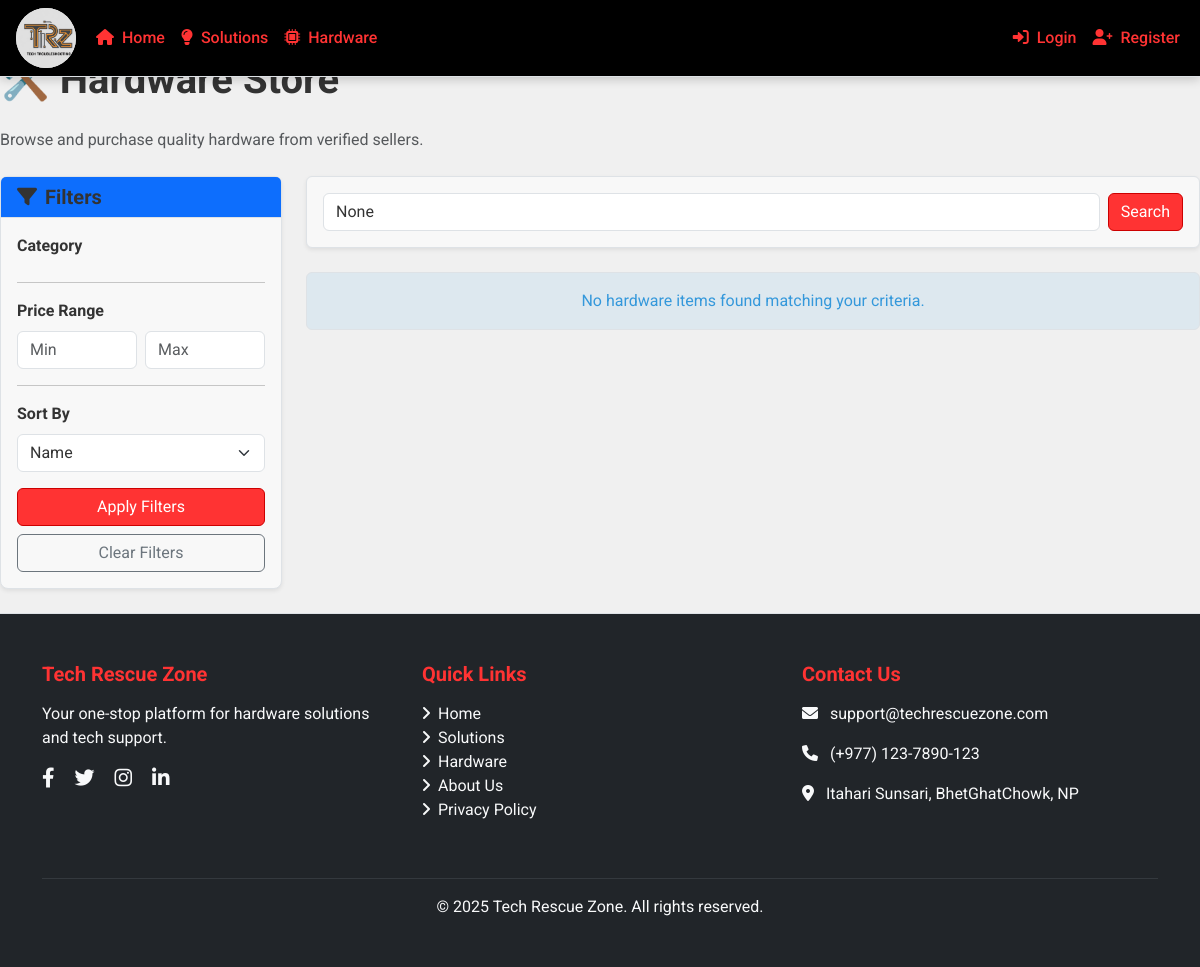
Before: /hardware/ with the older database file.
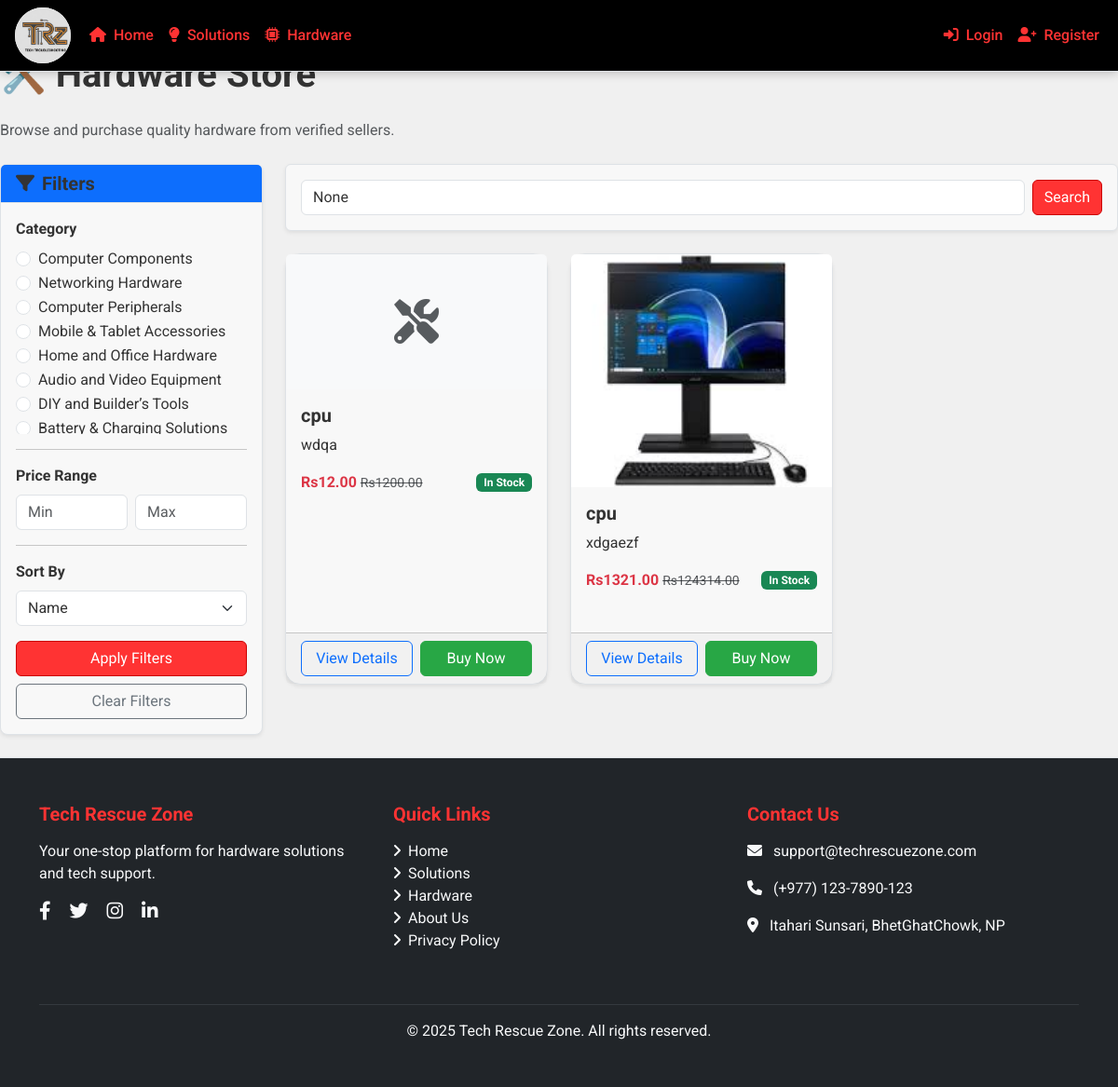
After: the same page with the newer database file.
### TechRescueZoneApp/models.py (models this page shows, shortened)
class Category(models.Model):
    name = models.CharField(max_length=100)
    description = models.TextField(blank=True, null=True)
    class Meta:
        verbose_name_plural = 'Categories'

class Hardware(models.Model):
    name = models.CharField(max_length=200)
    description = models.TextField()
    price = models.DecimalField(max_digits=10, decimal_places=2)
    discount_price = models.DecimalField(max_digits=10, decimal_places=2, blank=True, null=True)
    category = models.ForeignKey(Category, on_delete=models.CASCADE, related_name='hardware')
    seller = models.ForeignKey(User, on_delete=models.CASCADE, related_name='hardware_listings')
    stock = models.PositiveIntegerField(default=1)
    is_featured = models.BooleanField(default=False)
    created_at = models.DateTimeField(auto_now_add=True)
    updated_at = models.DateTimeField(auto_now=True)
    class Meta:
        verbose_name_plural = 'Hardware'

class HardwareImage(models.Model):
    hardware = models.ForeignKey(Hardware, on_delete=models.CASCADE, related_name='images')
    image = models.ImageField(upload_to='hardware_images/')
    is_primary = models.BooleanField(default=False)
    class Meta:
        verbose_name_plural = "Hardware Images"

### TechRescueZoneApp/views.py (the view)
# urls.py: path('hardware/', views.hardware_list, name='hardware_list'),
def hardware_list(request):
    category_id = request.GET.get('category')
    min_price = request.GET.get('min_price')
    max_price = request.GET.get('max_price')
    search_query = request.GET.get('search')
    sort_by = request.GET.get('sort_by', 'name')
    hardware_items = Hardware.objects.all()
    if category_id:
        hardware_items = hardware_items.filter(category_id=category_id)
    if min_price:
        hardware_items = hardware_items.filter(price__gte=min_price)
    if max_price:
        hardware_items = hardware_items.filter(price__lte=max_price)
    if search_query:
        hardware_items = hardware_items.filter(
            Q(name__icontains=search_query) |
            Q(description__icontains=search_query)
        )
    if sort_by == 'price_low':
        hardware_items = hardware_items.order_by('price')
    elif sort_by == 'price_high':
        hardware_items = hardware_items.order_by('-price')
    elif sort_by == 'newest':
        hardware_items = hardware_items.order_by('-created_at')
    else:
        hardware_items = hardware_items.order_by('name')
    categories = Category.objects.all()
    context = {
        'hardware_items': hardware_items,
        'categories': categories,
        'selected_category': category_id,
        'min_price': min_price,
        'max_price': max_price,
        'search_query': search_query,
        'sort_by': sort_by,
    }
    return render(request, 'hardware/hardware_list.html', context)

### templates/hardware/hardware_list.html (shortened to what this page needs)
{% extends 'base.html' %}
{% load static %}
{% block content %}
<h1 class="mb-4">🛠️ Hardware Store</h1>
<p class="text-muted mb-4">Browse and purchase quality hardware from verified sellers.</p>
<div class="row">
    <div class="col-md-3">
        <div class="card mb-4 shadow-sm rounded-3">
            <div class="card-header bg-primary text-white">
                <h5 class="mb-0"><i class="fas fa-filter me-2"></i>Filters</h5>
            </div>
            <div class="card-body">
                <form method="get" action="{% url 'TechRescueZoneApp:hardware_list' %}">
                    <div class="mb-3">
                        <label class="form-label fw-bold">Category</label>
                        <div class="overflow-auto" style="max-height: 200px;">
                            {% for category in categories %}
                            <div class="form-check">
                                <input class="form-check-input" type="radio" name="category" id="category-{{ category.id }}" value="{{ category.id }}" {% if selected_category == category.id|stringformat:"i" %}checked{% endif %}>
                                <label class="form-check-label" for="category-{{ category.id }}">
                                    {{ category.name }}
                                </label>
                            </div>
                            {% endfor %}
                        </div>
                    </div>
                    <hr>
                    <div class="mb-3">
                        <label class="form-label fw-bold">Price Range</label>
                        <div class="row g-2">
                            <div class="col-6">
                                <input type="number" class="form-control" name="min_price" placeholder="Min" value="{{ min_price }}">
                            </div>
                            <div class="col-6">
                                <input type="number" class="form-control" name="max_price" placeholder="Max" value="{{ max_price }}">
                            </div>
                        </div>
                    </div>
                    <hr>
                    <div class="mb-3">
                        <label class="form-label fw-bold">Sort By</label>
                        <select class="form-select" name="sort_by">
                            <option value="name" {% if sort_by == 'name' %}selected{% endif %}>Name</option>
                        </select>
                    </div>
                    <div class="d-grid">
                        <button type="submit" class="btn btn-primary">Apply Filters</button>
                        <a href="{% url 'TechRescueZoneApp:hardware_list' %}" class="btn btn-outline-secondary mt-2">Clear Filters</a>
                    </div>
                </form>
            </div>
        </div>
    </div>
    <div class="col-md-9">
        <div class="card mb-4 shadow-sm">
            <div class="card-body">
                <form method="get" action="{% url 'TechRescueZoneApp:hardware_list' %}" class="d-flex">
                    <input type="text" name="search" class="form-control me-2" placeholder="🔍 Search hardware..." value="{{ search_query }}">
                    <button type="submit" class="btn btn-primary">Search</button>
                </form>
            </div>
        </div>
        <div class="row">
            {% if hardware_items %}
                {% for hardware in hardware_items %}
                <div class="col-md-6 col-lg-4 mb-4">
                    <div class="card h-100 shadow-sm rounded-4">
                        {% if hardware.images.filter.first %}
                        <img src="{{ hardware.images.filter.first.image.url }}" class="card-img-top" alt="{{ hardware.name }}" style="width: 100%; height: 250px; object-fit: cover;">
                        {% else %}
                        <div class="card-img-top bg-light text-center py-5">
                            <i class="fas fa-tools fa-3x text-muted"></i>
                        </div>
                        {% endif %}
                        <div class="card-body">
                            <h5 class="card-title">{{ hardware.name }}</h5>
                            <p class="card-text">{{ hardware.description|truncatechars:80 }}</p>
                            <div class="d-flex justify-content-between align-items-center mb-2">
                                {% if hardware.discount_price %}
                                <div>
                                    <span class="text-danger fw-bold">Rs{{ hardware.discount_price }}</span>
                                    <small class="text-muted text-decoration-line-through">Rs{{ hardware.price }}</small>
                                </div>
                                {% else %}
                                <span class="fw-bold">Rs{{ hardware.price }}</span>
                                {% endif %}
                                <span class="badge bg-{% if hardware.stock > 0 %}success{% else %}danger{% endif %}">
                                    {% if hardware.stock > 0 %}In Stock{% else %}Out of Stock{% endif %}
                                </span>
                            </div>
                        </div>
                        <div class="card-footer d-flex gap-2">
                            <a href="{% url 'TechRescueZoneApp:hardware_detail' hardware.id %}" class="btn btn-outline-primary w-50">View Details</a>
                            <button type="button" class="btn btn-success w-50" data-bs-toggle="modal" data-bs-target="#buyNowModal{{ hardware.id }}">
                                Buy Now
                            </button>
                        </div>
                    </div>
                </div>
                {% endfor %}
            {% else %}
                <div class="col-12">
                    <div class="alert alert-info text-center">
                        No hardware items found matching your criteria.
                    </div>
                </div>
            {% endif %}
        </div>
    </div>
</div>
{% endblock %}

### templates/base.html (shortened to what this page needs)
<!DOCTYPE html>
<html lang="en">
<head>
    <link href="https://cdn.jsdelivr.net/npm/bootstrap@5.3.0-alpha1/dist/css/bootstrap.min.css" rel="stylesheet">
    <link rel="stylesheet" href="https://cdnjs.cloudflare.com/ajax/libs/font-awesome/6.0.0/css/all.min.css">
</head>
<body>
    <nav class="navbar navbar-expand-lg navbar-dark fixed-top bg-dark">
        <a class="navbar-brand d-flex align-items-center px-3 py-2" href="{% url 'TechRescueZoneApp:home' %}" style="height: 60px; width:60px; ">
            <img src="/static/TechRescueZone1.jpeg" alt="Tech Rescue Zone Logo"
                 class="rounded-circle "
                 width="60" height="60"
                 style="object-fit: cover; background-color: white;">
        </a>
        <div class="container">
            <div class="collapse navbar-collapse" id="navbarNav">
                <ul class="navbar-nav me-auto">
                    <li class="nav-item">
                        <a class="nav-link" href="{% url 'TechRescueZoneApp:home' %}"><i class="fas fa-home me-1"></i> Home</a>
                    </li>
                    <li class="nav-item">
                        <a class="nav-link" href="{% url 'TechRescueZoneApp:solution_list' %}"><i class="fas fa-lightbulb me-1"></i> Solutions</a>
                    </li>
                    <li class="nav-item">
                        <a class="nav-link" href="{% url 'TechRescueZoneApp:hardware_list' %}"><i class="fas fa-microchip me-1"></i> Hardware</a>
                    </li>
                </ul>
                <ul class="navbar-nav">
                    {% if user.is_authenticated %}
                    <li class="nav-item">
                        <a class="nav-link position-relative" href="{% url 'TechRescueZoneApp:cart' %}">
                            <i class="fas fa-shopping-cart"></i>
                            {% if request.session.cart %}
                            <span class="notification-badge">{{ request.session.cart|length }}</span>
                            {% endif %}
                        </a>
                    </li>
                    <li class="nav-item">
                        <a class="nav-link position-relative" href="{% url 'TechRescueZoneApp:notification_list' %}">
                            <i class="fas fa-bell"></i>
                            {% if notification_count > 0 %}
                            <span class="notification-badge">{{ notification_count }}</span>
                            {% endif %}
                        </a>
                    </li>
                    <li class="nav-item">
                        <a class="nav-link" href="{% url 'TechRescueZoneApp:chat_list' %}">
                            <i class="fas fa-comments"></i>
                        </a>
                    </li>
                    <li class="nav-item dropdown">
                        <a class="nav-link dropdown-toggle" href="#" id="userDropdown" role="button" data-bs-toggle="dropdown">
                            <i class="fas fa-user"></i> {{ user.username }}
                        </a>
                        <ul class="dropdown-menu dropdown-menu-end">
                            {% if user.profile.status == "export" %}
                                <li><a class="dropdown-item" href="{% url 'TechRescueZoneApp:export_profile' %}"><i class="fas fa-id-card me-2"></i>Export Profile</a></li>
                                <li><a class="dropdown-item" href="{% url 'TechRescueZoneApp:add_hardware' %}"><i class="fas fa-plus-circle me-2"></i>Add Hardware</a></li>
                            {% elif user.profile.status == "user" %}
                                <li><a class="dropdown-item" href="{% url 'TechRescueZoneApp:user_profile' %}"><i class="fas fa-id-card me-2"></i>User Profile</a></li>
                            {% elif user.is_staff or user.is_superuser %}
                                <li><a class="dropdown-item" href="{% url 'TechRescueZoneApp:user_profile' %}"><i class="fas fa-id-card me-2"></i>Admin Profile</a></li>
                                <li><a class="dropdown-item" href="{% url 'TechRescueZoneApp:add_hardware' %}"><i class="fas fa-plus-circle me-2"></i>Add Hardware</a></li>
                            {% endif %}
                            <li><a class="dropdown-item" href="{% url 'TechRescueZoneApp:create_solution' %}"><i class="fas fa-edit me-2"></i>Post Solution</a></li>
                            <li><hr class="dropdown-divider"></li>
                            <li><a class="dropdown-item" href="{% url 'TechRescueZoneApp:logout' %}"><i class="fas fa-sign-out-alt me-2"></i>Logout</a></li>
                        </ul>
                    </li>
                    {% else %}
                    <li class="nav-item">
                        <a class="nav-link" href="{% url 'TechRescueZoneApp:login' %}"><i class="fas fa-sign-in-alt me-1"></i> Login</a>
                    </li>
                    <li class="nav-item">
                        <a class="nav-link" href="{% url 'TechRescueZoneApp:register' %}"><i class="fas fa-user-plus me-1"></i> Register</a>
                    </li>
                    {% endif %}
                </ul>
            </div>
        </div>
    </nav>
        {% block content %}{% endblock %}
    <footer class="footer bg-dark text-light py-5">
        <div class="container">
            <div class="row">
                <div class="col-md-4">
                    <h5 class="mb-3"> Tech Rescue Zone</h5>
                    <p>Your one-stop platform for hardware solutions and tech support.</p>
                    <div class="mt-3">
                        <a href="#" class="text-light me-3"><i class="fab fa-facebook-f fa-lg"></i></a>
                        <a href="#" class="text-light me-3"><i class="fab fa-twitter fa-lg"></i></a>
                        <a href="#" class="text-light me-3"><i class="fab fa-instagram fa-lg"></i></a>
                        <a href="#" class="text-light me-3"><i class="fab fa-linkedin-in fa-lg"></i></a>
                    </div>
                </div>
                <div class="col-md-4">
                    <h5 class="mb-3"> Quick Links</h5>
                    <ul class="list-unstyled">
                        <li><a href="{% url 'TechRescueZoneApp:home' %}" class="text-light"><i class="fas fa-angle-right me-2"></i>Home</a></li>
                        <li><a href="{% url 'TechRescueZoneApp:solution_list' %}" class="text-light"><i class="fas fa-angle-right me-2"></i>Solutions</a></li>
                        <li><a href="{% url 'TechRescueZoneApp:hardware_list' %}" class="text-light"><i class="fas fa-angle-right me-2"></i>Hardware</a></li>
                        <li><a href="#" class="text-light"><i class="fas fa-angle-right me-2"></i>About Us</a></li>
                        <li><a href="#" class="text-light"><i class="fas fa-angle-right me-2"></i>Privacy Policy</a></li>
                    </ul>
                </div>
                <div class="col-md-4">
                    <h5 class="mb-3"> Contact Us</h5>
                    <p><i class="fas fa-envelope me-2"></i> support@techrescuezone.com</p>
                    <p><i class="fas fa-phone me-2"></i> (+977) 123-7890-123</p>
                    <p><i class="fas fa-map-marker-alt me-2"></i> Itahari Sunsari, BhetGhatChowk, NP</p>
                </div>
            </div>
            <div class="row mt-4">
                <div class="col-12">
                    <hr class="border-secondary">
                </div>
            </div>
            <div class="row">
                <div class="col-12 text-center">
                    <p class="mb-0">&copy; {% now "Y" %} Tech Rescue Zone. All rights reserved.</p>
                </div>
            </div>
        </div>
    </footer>
</body>
</html>

Changed rows visible on the page:
added Category: category "☐ Computer Components", name "Computer Components"
added Category: category "☐ Networking Hardware", name "Networking Hardware"
added Category: category "☐ Computer Peripherals", name "Computer Peripherals"
added Category: category "☐ Mobile & Tablet Accessories", name "Mobile & Tablet Accessories"
added Category: category "☐ Home and Office Hardware", name "Home and Office Hardware"
added Category: category "☐ Audio and Video Equipment", name "Audio and Video Equipment"
added Category: category "☐ DIY and Builder’s Tools", name "DIY and Builder’s Tools"
added Category: category "☐ Battery & Charging Solutions", name "Battery & Charging Solutions"
added Hardware: name "cpu", description "wdqa", discount_price "12.00", price "1200.00", stock "In Stock"
added Hardware: images.filter.first.image (picture), name "cpu", description "xdgaezf", discount_price "1321.00", price "124314.00", stock "In Stock"
Other visible differences:
text no longer shown: "No hardware items found matching your criteria."
